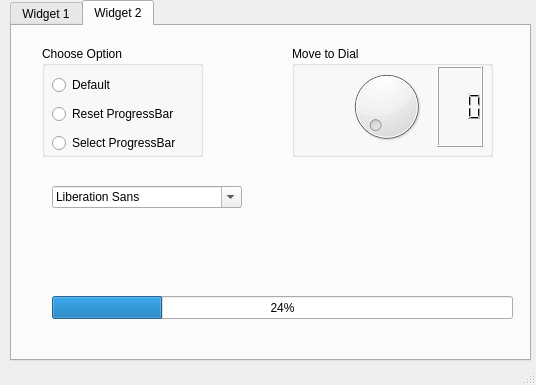
<?xml version="1.0" encoding="UTF-8"?>
<ui version="4.0">
 <class>MainWindow</class>
 <widget class="QMainWindow" name="MainWindow">
  <property name="geometry">
   <rect>
    <x>0</x>
    <y>0</y>
    <width>536</width>
    <height>385</height>
   </rect>
  </property>
  <property name="windowTitle">
   <string>MainWindow</string>
  </property>
  <widget class="QWidget" name="centralwidget">
   <widget class="QTabWidget" name="tabWidget">
    <property name="geometry">
     <rect>
      <x>10</x>
      <y>0</y>
      <width>521</width>
      <height>361</height>
     </rect>
    </property>
    <property name="currentIndex">
     <number>1</number>
    </property>
    <widget class="QWidget" name="tab">
     <attribute name="title">
      <string>Widget 1</string>
     </attribute>
     <layout class="QVBoxLayout" name="verticalLayout">
      <item>
       <widget class="QDateEdit" name="dateEdit">
        <property name="font">
         <font>
          <pointsize>10</pointsize>
          <weight>75</weight>
          <bold>true</bold>
         </font>
        </property>
        <property name="alignment">
         <set>Qt::AlignCenter</set>
        </property>
       </widget>
      </item>
      <item>
       <widget class="QCalendarWidget" name="calendarWidget"/>
      </item>
     </layout>
    </widget>
    <widget class="QWidget" name="tab_2">
     <attribute name="title">
      <string>Widget 2</string>
     </attribute>
     <widget class="QGroupBox" name="groupBox">
      <property name="geometry">
       <rect>
        <x>30</x>
        <y>20</y>
        <width>161</width>
        <height>111</height>
       </rect>
      </property>
      <property name="title">
       <string>Choose Option</string>
      </property>
      <widget class="QWidget" name="">
       <property name="geometry">
        <rect>
         <x>10</x>
         <y>26</y>
         <width>141</width>
         <height>86</height>
        </rect>
       </property>
       <layout class="QGridLayout" name="gridLayout">
        <item row="0" column="0">
         <widget class="QRadioButton" name="radioButton">
          <property name="text">
           <string>Default</string>
          </property>
         </widget>
        </item>
        <item row="1" column="0">
         <widget class="QRadioButton" name="radioButton_2">
          <property name="text">
           <string>Reset ProgressBar</string>
          </property>
         </widget>
        </item>
        <item row="2" column="0">
         <widget class="QRadioButton" name="radioButton_3">
          <property name="text">
           <string>Select ProgressBar</string>
          </property>
         </widget>
        </item>
       </layout>
      </widget>
     </widget>
     <widget class="QGroupBox" name="groupBox_2">
      <property name="geometry">
       <rect>
        <x>280</x>
        <y>20</y>
        <width>201</width>
        <height>111</height>
       </rect>
      </property>
      <property name="title">
       <string>Move to Dial</string>
      </property>
      <widget class="QWidget" name="">
       <property name="geometry">
        <rect>
         <x>50</x>
         <y>20</y>
         <width>141</width>
         <height>81</height>
        </rect>
       </property>
       <layout class="QHBoxLayout" name="horizontalLayout">
        <item>
         <widget class="QDial" name="dial"/>
        </item>
        <item>
         <widget class="QLCDNumber" name="lcdNumber">
          <property name="font">
           <font>
            <pointsize>15</pointsize>
            <weight>75</weight>
            <bold>true</bold>
           </font>
          </property>
          <property name="frameShape">
           <enum>QFrame::Box</enum>
          </property>
          <property name="frameShadow">
           <enum>QFrame::Raised</enum>
          </property>
          <property name="digitCount">
           <number>3</number>
          </property>
         </widget>
        </item>
       </layout>
      </widget>
     </widget>
     <widget class="QProgressBar" name="progressBar">
      <property name="geometry">
       <rect>
        <x>40</x>
        <y>270</y>
        <width>461</width>
        <height>23</height>
       </rect>
      </property>
      <property name="value">
       <number>24</number>
      </property>
     </widget>
     <widget class="QWidget" name="">
      <property name="geometry">
       <rect>
        <x>40</x>
        <y>160</y>
        <width>190</width>
        <height>91</height>
       </rect>
      </property>
      <layout class="QVBoxLayout" name="verticalLayout_2">
       <item>
        <widget class="QFontComboBox" name="fontComboBox"/>
       </item>
       <item>
        <widget class="QLabel" name="label">
         <property name="font">
          <font>
           <family>MS Shell Dlg 2</family>
           <pointsize>10</pointsize>
           <weight>75</weight>
           <bold>true</bold>
          </font>
         </property>
         <property name="text">
          <string/>
         </property>
         <property name="alignment">
          <set>Qt::AlignCenter</set>
         </property>
        </widget>
       </item>
      </layout>
     </widget>
    </widget>
   </widget>
  </widget>
  <widget class="QMenuBar" name="menubar">
   <property name="geometry">
    <rect>
     <x>0</x>
     <y>0</y>
     <width>536</width>
     <height>21</height>
    </rect>
   </property>
  </widget>
  <widget class="QStatusBar" name="statusbar"/>
 </widget>
 <resources/>
 <connections>
  <connection>
   <sender>radioButton_2</sender>
   <signal>clicked()</signal>
   <receiver>progressBar</receiver>
   <slot>reset()</slot>
   <hints>
    <hint type="sourcelabel">
     <x>103</x>
     <y>131</y>
    </hint>
    <hint type="destinationlabel">
     <x>185</x>
     <y>330</y>
    </hint>
   </hints>
  </connection>
  <connection>
   <sender>dial</sender>
   <signal>valueChanged(int)</signal>
   <receiver>lcdNumber</receiver>
   <slot>display(int)</slot>
   <hints>
    <hint type="sourcelabel">
     <x>375</x>
     <y>117</y>
    </hint>
    <hint type="destinationlabel">
     <x>461</x>
     <y>124</y>
    </hint>
   </hints>
  </connection>
  <connection>
   <sender>fontComboBox</sender>
   <signal>activated(QString)</signal>
   <receiver>label</receiver>
   <slot>setText(QString)</slot>
   <hints>
    <hint type="sourcelabel">
     <x>138</x>
     <y>210</y>
    </hint>
    <hint type="destinationlabel">
     <x>119</x>
     <y>251</y>
    </hint>
   </hints>
  </connection>
 </connections>
</ui>
